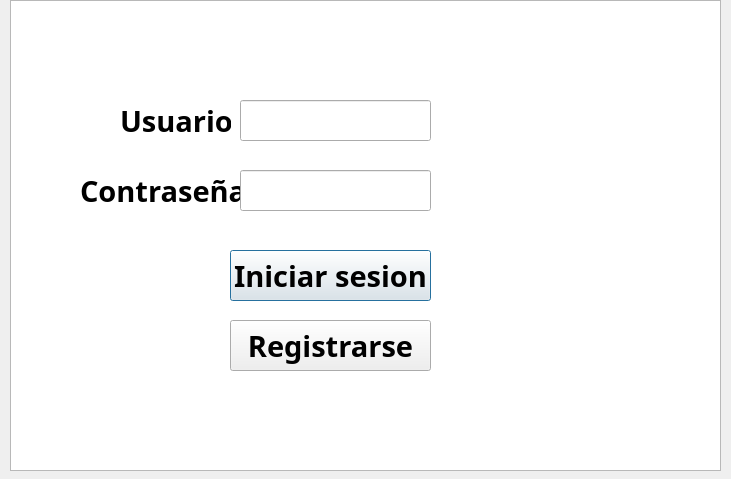
<?xml version="1.0" encoding="UTF-8"?>
<ui version="4.0">
 <class>sesionDialog</class>
 <widget class="QDialog" name="sesionDialog">
  <property name="geometry">
   <rect>
    <x>0</x>
    <y>0</y>
    <width>731</width>
    <height>479</height>
   </rect>
  </property>
  <property name="windowTitle">
   <string>Dialog</string>
  </property>
  <widget class="QGraphicsView" name="graphicsView">
   <property name="geometry">
    <rect>
     <x>10</x>
     <y>0</y>
     <width>711</width>
     <height>471</height>
    </rect>
   </property>
  </widget>
  <widget class="QLabel" name="label">
   <property name="geometry">
    <rect>
     <x>120</x>
     <y>100</y>
     <width>111</width>
     <height>41</height>
    </rect>
   </property>
   <property name="font">
    <font>
     <family>Yu Gothic UI Semibold</family>
     <pointsize>22</pointsize>
     <weight>75</weight>
     <bold>true</bold>
    </font>
   </property>
   <property name="text">
    <string>Usuario:</string>
   </property>
  </widget>
  <widget class="QLabel" name="label_2">
   <property name="geometry">
    <rect>
     <x>80</x>
     <y>170</y>
     <width>161</width>
     <height>41</height>
    </rect>
   </property>
   <property name="font">
    <font>
     <family>Yu Gothic UI Semibold</family>
     <pointsize>22</pointsize>
     <weight>75</weight>
     <bold>true</bold>
    </font>
   </property>
   <property name="text">
    <string>Contraseña:</string>
   </property>
  </widget>
  <widget class="QLineEdit" name="lineEdit">
   <property name="geometry">
    <rect>
     <x>240</x>
     <y>100</y>
     <width>191</width>
     <height>41</height>
    </rect>
   </property>
   <property name="font">
    <font>
     <family>Yu Gothic UI Semibold</family>
     <pointsize>22</pointsize>
     <weight>75</weight>
     <bold>true</bold>
    </font>
   </property>
  </widget>
  <widget class="QLineEdit" name="lineEdit_2">
   <property name="geometry">
    <rect>
     <x>240</x>
     <y>170</y>
     <width>191</width>
     <height>41</height>
    </rect>
   </property>
   <property name="font">
    <font>
     <family>Yu Gothic UI Semibold</family>
     <pointsize>22</pointsize>
     <weight>75</weight>
     <bold>true</bold>
    </font>
   </property>
  </widget>
  <widget class="QPushButton" name="pushButton">
   <property name="geometry">
    <rect>
     <x>230</x>
     <y>250</y>
     <width>201</width>
     <height>51</height>
    </rect>
   </property>
   <property name="font">
    <font>
     <family>Yu Gothic UI Semibold</family>
     <pointsize>22</pointsize>
     <weight>75</weight>
     <bold>true</bold>
    </font>
   </property>
   <property name="text">
    <string>Iniciar sesion</string>
   </property>
  </widget>
  <widget class="QPushButton" name="pushButton_2">
   <property name="geometry">
    <rect>
     <x>230</x>
     <y>320</y>
     <width>201</width>
     <height>51</height>
    </rect>
   </property>
   <property name="font">
    <font>
     <family>Yu Gothic UI Semibold</family>
     <pointsize>22</pointsize>
     <weight>75</weight>
     <bold>true</bold>
    </font>
   </property>
   <property name="text">
    <string>Registrarse</string>
   </property>
  </widget>
 </widget>
 <resources/>
 <connections/>
</ui>
